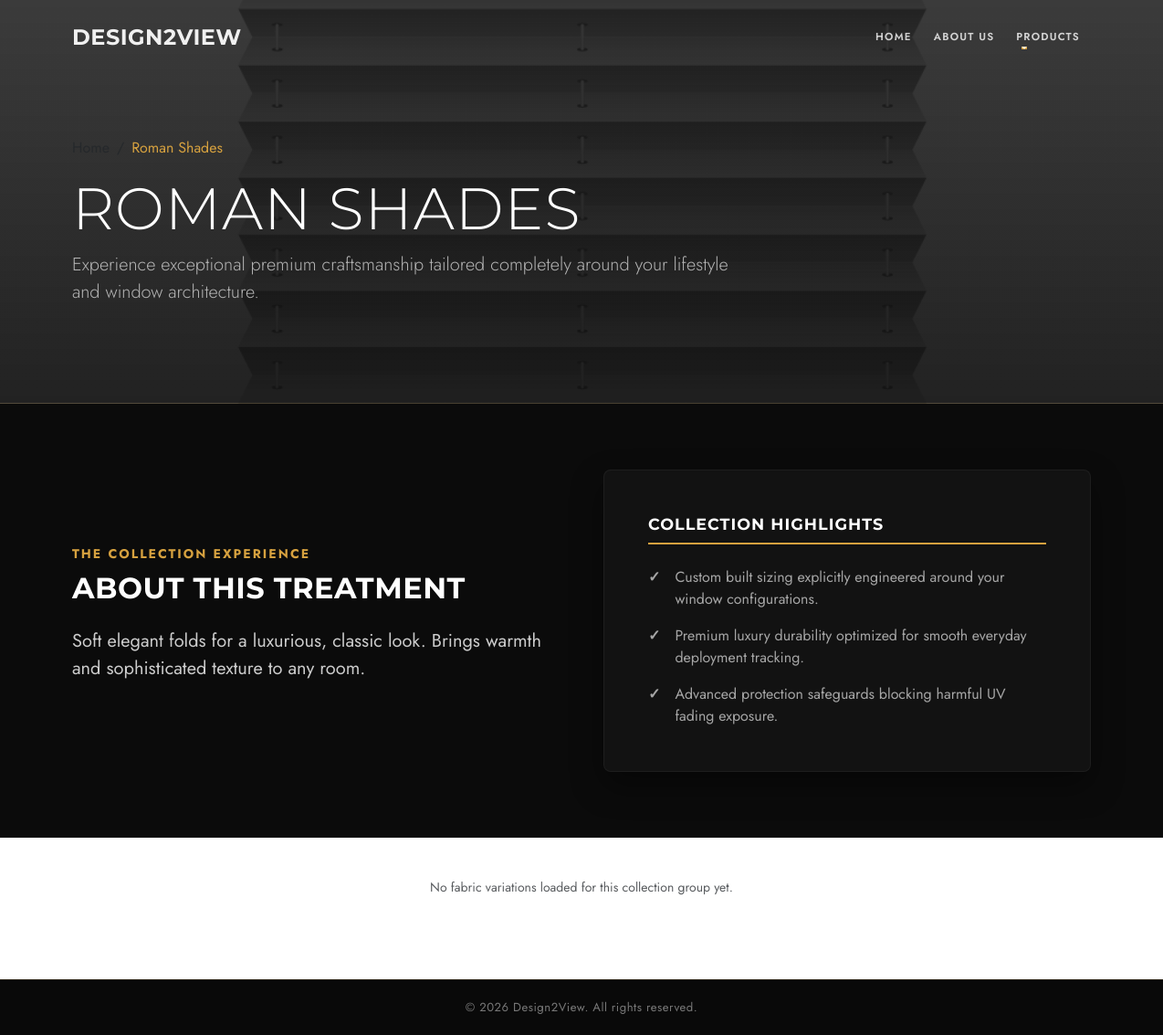
Screenshot of /category/roman-shades/ with the database file from the repository.
### shop/models.py (models this page shows, shortened)
class NavItem(models.Model):
    title = models.CharField(max_length=50, help_text="e.g., About Us, Fabrics")
    url_name = models.CharField(max_length=100, default="#", help_text="Named URL pattern or target route hash")
    order = models.PositiveIntegerField(default=0, help_text="Controls sorting order position")
    is_premium_highlight = models.BooleanField(default=False)
    parent = models.ForeignKey(
        'self',
        null=True,
        blank=True,
        on_delete=models.CASCADE,
        related_name='children',
        help_text="Leave blank if this is a main, top-level menu item"
    )
    class Meta:
        ordering = ['order']

class Category(models.Model):
    name = models.CharField(max_length=100, unique=True)
    slug = models.SlugField(max_length=120, unique=True, blank=True)
    image = models.ImageField(upload_to='categories/', default='categories/default.webp')
    description = models.TextField(blank=True, null=True, help_text="Detailed description of this specific treatment.")
    highlight_1 = models.CharField(max_length=255, default="Custom built sizing explicitly engineered around your window configurations.", help_text="First bullet point highlight")
    highlight_2 = models.CharField(max_length=255, default="Premium luxury durability optimized for smooth everyday deployment tracking.", help_text="Second bullet point highlight")
    highlight_3 = models.CharField(max_length=255, default="Advanced protection safeguards blocking harmful UV fading exposure.", help_text="Third bullet point highlight")
    created_at = models.DateTimeField(auto_now_add=True)
    is_active = models.BooleanField(default=True, help_text="Uncheck this to hide the category from the website.")
    class Meta:
        verbose_name_plural = "Categories"

### design2view/views.py (the view)
# urls.py: path('category/<slug:slug>/', views.category_detail, name='category_detail'),
def category_detail(request, slug):
    category = get_object_or_404(Category, slug=slug)
    context = {'category': category}
    return render(request, 'shop/category_detail.html', context)

### shop/context_processors.py (called while the page is built)
def global_navbar(request):
    return {
        'nav_items': NavItem.objects.filter(parent=None)
    }

### templates/shop/category_detail.html (shortened to what this page needs)
{% extends 'base.html' %}
{% load static %}
{% block content %}
<div class="container-fluid text-white overflow-hidden category-hero-banner"
     style="background: linear-gradient(rgba(10, 10, 10, 0.8), rgba(10, 10, 10, 0.9)), url('{{ category.image.url }}') no-repeat center center/cover;">
    <div class="container">
        <div class="row">
            <div class="col-12 col-lg-8 text-center text-lg-start">
                <nav aria-label="breadcrumb" class="mb-3">
                    <ol class="breadcrumb justify-content-center justify-content-lg-start mb-0">
                        <li class="breadcrumb-item"><a href="{% url 'home' %}" class="text-decoration-none text-muted">Home</a></li>
                        <li class="breadcrumb-item active breadcrumb-current" aria-current="page">{{ category.name }}</li>
                    </ol>
                </nav>
                <h1 class="display-3 fw-extrabold text-white mb-2 text-uppercase heading-title">
                    {{ category.name }}
                </h1>
                <p class="lead fw-light description-sub">
                    Experience exceptional premium craftsmanship tailored completely around your lifestyle and window architecture.
                </p>
            </div>
        </div>
    </div>
</div>
<section class="about-details-section py-5">
    <div class="container my-4">
        <div class="row align-items-center g-5">
            <div class="col-12 col-lg-6 text-content-pane">
                <span class="text-uppercase fw-bold tracking-wider small d-block mb-2 section-subtitle">The Collection Experience</span>
                <h2 class="text-white mb-4 text-uppercase fw-bold section-title">About This Treatment</h2>
                <div class="fs-5 lh-base dynamic-description">
                    {{ category.description|linebreaks }}
                </div>
            </div>
            <div class="col-12 col-lg-6">
                <div class="p-4 p-md-5 rounded-3 highlights-dark-card">
                    <h4 class="text-white mb-4 text-uppercase fw-bold card-header-title">Collection Highlights</h4>
                    <ul class="list-unstyled mb-0 feature-list">
                        <li class="mb-3 d-flex align-items-start">
                            <span class="me-3 fw-bold list-checkmark">✓</span>
                            <span>{{ category.highlight_1 }}</span>
                        </li>
                        <li class="mb-3 d-flex align-items-start">
                            <span class="me-3 fw-bold list-checkmark">✓</span>
                            <span>{{ category.highlight_2 }}</span>
                        </li>
                        <li class="mb-0 d-flex align-items-start">
                            <span class="me-3 fw-bold list-checkmark">✓</span>
                            <span>{{ category.highlight_3 }}</span>
                        </li>
                    </ul>
                </div>
            </div>
        </div>
    </div>
</section>
<div class="slick-slider" id="fabricTypeSlider">
    {% for fabric in category.fabrics.all %}
    <div class="item px-2">
        <div class="border-0 rounded-3 overflow-hidden text-center h-100 style-fabric-card">
            <div class="fabric-image-container" style="height: 220px; overflow: hidden;">
                <img src="{{ fabric.image.url }}" alt="{{ fabric.name }}" class="w-100 h-100" style="object-fit: cover;" loading="lazy">
            </div>
            <div class="p-4 card-body-pane">
                <h4 class="text-white text-uppercase fw-bold mb-2 fabric-title">{{ fabric.name }}</h4>
                <p class="small mb-0 fabric-description">{{ fabric.description }}</p>
                <a href="{% url 'fabric_detail' category_slug=category.slug fabric_id=fabric.id %}"
                   class="text-uppercase small fw-extrabold text-decoration-none custom-explore-btn mt-3 d-inline-block">
                    Explore More <span class="arrow-transform">→</span>
                </a>
            </div>
        </div>
    </div>
    {% empty %}
    <div class="col-12 text-center py-4">
        <p class="text-muted small">No fabric variations loaded for this collection group yet.</p>
    </div>
    {% endfor %}
</div>
{% endblock %}

### templates/navbar.html (shortened to what this page needs)
<nav class="navbar navbar-expand-xl navbar-dark position-absolute w-100 custom-navbar" style="top: 0; left: 0; z-index: 1050;">
    <div class="container">
        <a class="navbar-brand fw-bold text-primary fs-4" href="{% url 'home' %}" style="letter-spacing: 0.5px;">
            Design<span class="secondary-color">2</span>View
        </a>
        <div class="collapse navbar-collapse" id="mainD2VMenu">
            <ul class="navbar-nav ms-auto align-items-center">
                {% for item in nav_items %}
                    {% if not item.parent %}
                        {% if item.children.all %}
                            <li class="nav-item dropdown">
                                <a class="nav-link dropdown-toggle px-3 text-uppercase fw-semibold"
                                   href="#"
                                   id="navbarDropdown{{ item.id }}"
                                   role="button"
                                   data-bs-toggle="dropdown"
                                   aria-expanded="false">
                                    {{ item.title }}
                                </a>
                            </li>
                        {% else %}
                            <li class="nav-item">
                                <a class="nav-link px-3 text-uppercase {% if item.is_premium_highlight %}club-premium-link{% else %}fw-semibold{% endif %}"
                                   href="{% if '/' in item.url_name or '#' in item.url_name %}{{ item.url_name }}{% else %}{% url item.url_name %}{% endif %}">
                                    {{ item.title }}
                                </a>
                            </li>
                        {% endif %}
                    {% endif %}
                {% endfor %}
            </ul>
        </div>
    </div>
</nav>

### static/css/style.css (style rules this page uses)
:root { --primary-color: #d6a13f; --secondary-color: #f0f0f0; --text-color: #111; --text-light-nav: rgba(255, 255, 255, 0.78); --transition-smooth: 0.3s cubic-bezier(0.25, 1, 0.5, 1); }
* { padding: 0; margin: 0; box-sizing: border-box; }
body { font-family: "Jost", sans-serif; color: var(--text-color); background-color: #ffffff; }
a { text-decoration: none; color: inherit; }
.text-primary { color: var(--primary-color) !important; }
.secondary-color { color: var(--secondary-color) !important; }
h1, h2, h3, h4, h5, h6 { font-family: "Montserrat", sans-serif; text-transform: uppercase; color: var(--secondary-color); font-weight: 700; letter-spacing: 0.5px; }
h1 { font-size: 2.5rem; }
h2 { font-size: 2rem; }
.custom-navbar { padding: 18px 0; transition: all 0.4s cubic-bezier(0.25, 1, 0.5, 1); }
.custom-navbar .navbar-brand { font-family: "Montserrat", sans-serif; font-size: 1.25rem; font-weight: 800; letter-spacing: 0.5px; text-transform: uppercase; color: var(--secondary-color) !important; }
.custom-navbar .navbar-brand span { color: var(--primary-color); }
.custom-navbar .navbar-nav .nav-link { color: var(--text-light-nav) !important; font-family: "Jost", sans-serif; font-size: 0.72rem; font-weight: 600; letter-spacing: 1.2px; position: relative; transition: color 0.3s ease; padding: 6px 12px !important; }
.custom-navbar .navbar-nav .nav-link::after { content: ''; position: absolute; width: 0; height: 1.5px; bottom: 2px; left: 12px; background-color: var(--primary-color); transition: width var(--transition-smooth); }
.custom-navbar .dropdown-toggle::after { vertical-align: middle; margin-left: 6px; border-top-colors: var(--text-light-nav); transition: transform 0.3s ease; }
.slick-slide { padding: 0 12px; }
.category-hero-banner { padding-top: 150px; padding-bottom: 90px; border-bottom: 1px solid rgba(214, 161, 63, 0.15); }
.category-hero-banner .breadcrumb-item a { color: rgba(255, 255, 255, 0.5); }
.category-hero-banner .breadcrumb-current { color: var(--primary-color) !important; }
.category-hero-banner .heading-title { letter-spacing: 1px; font-family: 'Montserrat', sans-serif; }
.category-hero-banner .description-sub { font-family: 'Jost', sans-serif; color: #b3b3b3; }
.about-details-section { background-color: #0b0b0b; }
.about-details-section .section-subtitle { color: var(--primary-color); letter-spacing: 2px; }
.about-details-section .dynamic-description { font-family: 'Jost', sans-serif; color: #cccccc; }
.highlights-dark-card { background-color: #121212; border: 1px solid rgba(255, 255, 255, 0.05); box-shadow: 0 15px 35px rgba(0, 0, 0, 0.4); }
.highlights-dark-card .card-header-title { font-size: 1.1rem; letter-spacing: 1px; border-bottom: 2px solid var(--primary-color); padding-bottom: 10px; }
.highlights-dark-card .list-checkmark { color: var(--primary-color); }
.highlights-dark-card .feature-list li span { color: #a6a6a6; }

### rows the page displays
NavItem: title "HOME"
NavItem: title "ABOUT US"
NavItem: title "PRODUCTS"
Category: image (picture), name "Roman Shades", name "ROMAN SHADES", description "Soft elegant folds for a luxurious, classic look. Brings warmth and sophisticated texture to any room.", highlight_1 "Custom built sizing explicitly engineered around your window configurations.", highlight_2 "Premium luxury durability optimized for smooth everyday deployment tracking.", highlight_3 "Advanced protection safeguards blocking harmful UV fading exposure."
